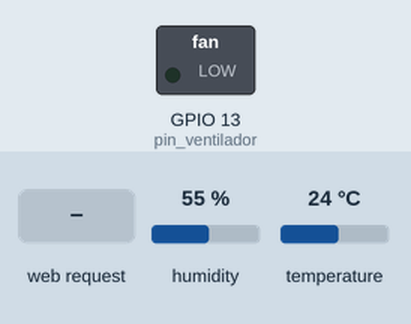
The sketch below on a simulated ESP8266 (NodeMCU). On the bench: switched loads named in the sketch (green lamp = pin HIGH). Inputs (shaded band) come from the test bench; at power-on: humidity 55 %, temperature 24 °C. WiFi joins after 1.5 s; servers stay silent unless stated; what the sketch prints to the serial monitor is not drawn.

Above: at 2.8 s.
2.9 s: HTTP request GET /ventilador?command=turn_on received
At 3.7 s:
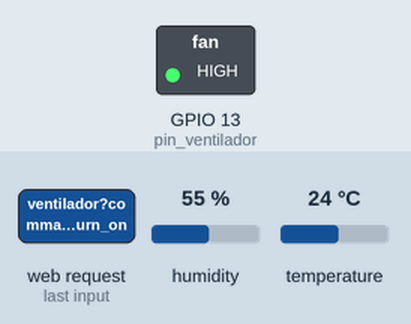
4.4 s: HTTP request GET /ventilador?command=turn_off received
At 4.9 s:
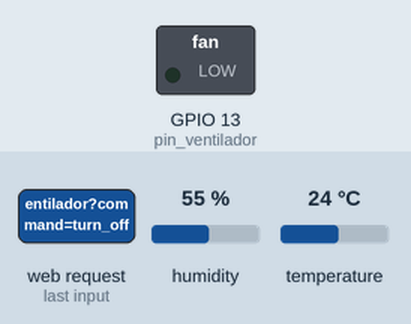
Timing chart, 0 to 7.4 s (numbered marks = the images above; inputs shaded):
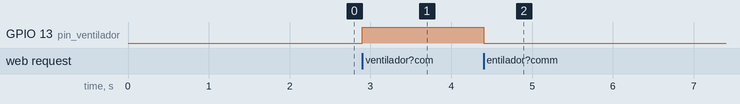

The sketch:

caja_setas.ino
```cpp
#include <DHT.h>
#include <DHT_U.h>

#include <ESP8266WiFi.h>
#include <ESP8266WebServer.h>


const char* ssid     = "COM-818";
const char* password = "valquiria";
ESP8266WebServer server(80);
String responseString="";
IPAddress ip(192, 168, 100, 155);
IPAddress gateway(192, 168, 100, 201);
IPAddress subnet(255, 255, 255, 255);

int pin_ventilador = 13;
int pin_dht = 2;
int ventilador_state;
int tiempo_ventilador = 0;
long timer_ventilador = 0;
long time_read;
long actual;
DHT_Unified dht(pin_dht, DHT22);
sensors_event_t event;

float h= 0;
float t=0;

void setup() {
  // put your setup code here, to run once:
  Serial.begin(115200);
  delay(100);
  // wait for serial monitor to open
  while(! Serial);

  // initialize dht22
  dht.begin();
  pinMode(pin_ventilador, OUTPUT);
  digitalWrite(pin_ventilador, LOW);
   Serial.println();
  Serial.println();
  Serial.print("Connecting to ");
  Serial.println(ssid);
  WiFi.config(ip, gateway, subnet);
  WiFi.begin(ssid, password);

  while (WiFi.status() != WL_CONNECTED) {
    delay(500);
    Serial.print(".");
  }

  Serial.println("");
  Serial.println("WiFi connected");
  Serial.println("IP address: ");
  Serial.println(WiFi.localIP());
  server.on("/status", estado);
  server.on("/ventilador", ventilador);
  server.begin();
  time_read = 0;
}

void loop() {
  // put your main code here, to run repeatedly:
  server.handleClient();
  long now_time = millis();
  if(now_time - time_read > 3000){
      h = dht.humidity().getEvent(&event);
      h = event.relative_humidity;
      // Read temperature as Celsius (the default)
    dht.temperature().getEvent(&event);
    t = event.temperature;
    time_read = millis();
    Serial.println(h);
    Serial.println(t);
    ventilador_state = digitalRead(pin_ventilador);
    if(now_time - timer_ventilador > tiempo_ventilador){
      digitalWrite(pin_ventilador, LOW);
    }
  }
}
void estado(){
  int ventilador_state;
  ventilador_state = digitalRead(pin_ventilador);
  String estado_str = "\{";
  estado_str += "\"type\":\"status\",";
  estado_str += "\"values\":";
  estado_str += "\{";
  estado_str += "\"environment\":";
  estado_str += "\{";
  estado_str += "\"temperature\":";
  estado_str += String(t);
  estado_str += ",\"humidity\":";
  estado_str += String(h);
  estado_str += "\}";
  estado_str += ",\"ventilador\":";
  estado_str += "\{";
  estado_str += "\"status\":";
  estado_str += String(ventilador_state);
  estado_str += "\}";
  estado_str += "\}";
  estado_str += "\}";
  server.send(200, "text/plain", estado_str);
}
void ventilador(){
  String comando_arg = server.arg("command");
  String tiempo_arg = server.arg("tiempo");
  if(tiempo_arg==""){
    tiempo_arg= "30";
  }
  if(comando_arg=="turn_on"){
    digitalWrite(pin_ventilador, HIGH);
    tiempo_ventilador = 60*tiempo_arg.toInt()*1000;
    timer_ventilador = millis();
  }
   if(comando_arg == "turn_off") {
    digitalWrite(pin_ventilador, LOW);
  }
  server.send(200, "text/plain", "Comando recibido");
  }
```

Measured:
- after the input at 2.9 s, GPIO 13 (pin_ventilador): LOW → HIGH at once
- after the input at 4.4 s, GPIO 13 (pin_ventilador): HIGH → LOW at once
